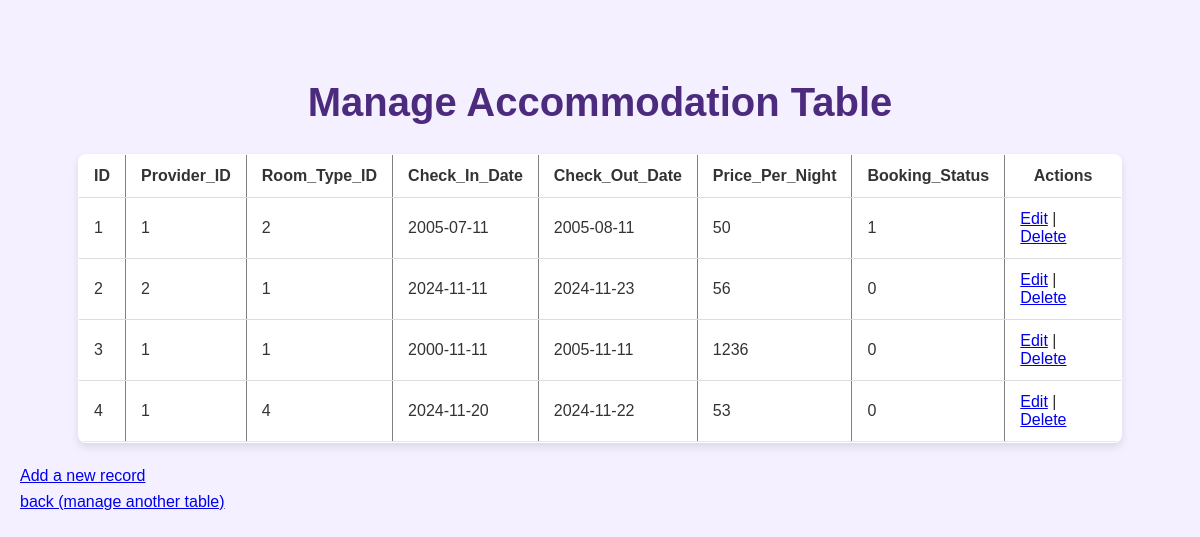
The app's page /site/admin/manage.php?table=Accommodation (signed in) with its own data.
### tables this page shows
CREATE TABLE `Accommodation` (
  `ID` int(11) NOT NULL,
  `Provider_ID` int(11) NOT NULL,
  `Room_Type_ID` int(11) NOT NULL,
  `Check_In_Date` date NOT NULL,
  `Check_Out_Date` date NOT NULL,
  `Price_Per_Night` decimal(10,0) NOT NULL,
  `Booking_Status` tinyint(4) NOT NULL COMMENT '0: free, 1: booked'
);

### site/admin/functions.php (the view, shortened to what this page needs)
<?php
$pdo=get_dbhandle();
function DisplayTableData($table) {
    global $pdo;
    $stmt = $pdo->query("SELECT * FROM $table");
    $rows = $stmt->fetchAll(PDO::FETCH_ASSOC);
    echo "<table border='1'>";
    echo "<tr>";
    foreach (array_keys($rows[0]) as $colName) {
        echo "<th>$colName</th>";
    }
    echo "<th>Actions</th>";
    echo "</tr>";
    foreach ($rows as $row) {
        echo "<tr>";
        foreach ($row as $value) {
            echo "<td>$value</td>";
        }
        echo "<td><a href='?table=$table&action=edit&id=" . $row['ID'] . "'>Edit</a> | <a href='?table=$table&action=delete&id=" . $row['ID'] . "'>Delete</a></td>";
        echo "</tr>";
    }
    echo "</table>";
}
?>

### site/admin/manage.php (shortened to what this page needs)
<?php
include("functions.php");
$table = $_GET['table'] ?? null;
echo "<h1>Manage $table Table</h1>";
$tableDisplayed = false;
if ($_SERVER['REQUEST_METHOD'] == 'POST') {
    $table = $_POST['table'];
    $action = $_POST['action'];
    $id = $_POST['id'] ?? null;
    $data = array_filter($_POST, fn($key) => !in_array($key, ['table', 'action', 'id']), ARRAY_FILTER_USE_KEY);
    if ($action == 'insert') {
        InsertData($table, $data);
    } elseif ($action == 'update' && $id) {
        UpdateData($table, $data, $id);
    } elseif ($action == 'delete' && $id) {
        DeleteData($table, $id);
    }
    header("Location: ?table=$table");
    exit;
} elseif ($_SERVER['REQUEST_METHOD'] == 'GET') {
    $table = $_GET['table'] ?? null;
}
if (!$tableDisplayed) {
    DisplayTableData($table);
    echo "<a href='?table=$table&action=insert'>Add a new record</a>";
}
?>
<!DOCTYPE html>
<html lang="en">
<head>
    <link href ="../css/style_admin.css" rel="stylesheet">
</head>
<br>
<body><a href="admin.php">back (manage another table)</a></body>
</html>

### site/css/style_admin.css (style rules this page uses)
* { margin: 0; padding: 0; box-sizing: border-box; }
body { font-family: Arial, sans-serif; background-color: #f4f0ff; color: #333; padding: 20px; line-height: 1.6; }
h1 { text-align: center; font-size: 2.5em; color: #4c2b7f; margin-bottom: 20px; }
table { border-collapse: collapse; margin: 20px auto; width: 90%; background-color: white; box-shadow: 0px 4px 8px rgba(0, 0, 0, 0.1); border-radius: 8px; overflow: hidden; }
th, td { padding: 12px 15px; border-bottom: 1px solid #ddd; }
tbody tr:last-child { border-bottom: 2px solid #acfffc; }
body { font-family: Arial, sans-serif; background-color: #f4f0ff; color: #333; padding: 20px; line-height: 1.6; padding-top: 70px; }

### records on screen
accommodation: value "1", Room_Type_ID "2", Check_In_Date "2005-07-11", Check_Out_Date "2005-08-11", Price_Per_Night "50"
accommodation: value "2", Room_Type_ID "1", Check_In_Date "2024-11-11", Check_Out_Date "2024-11-23", Price_Per_Night "56", Booking_Status "0"
accommodation: ID "3", value "1", Check_In_Date "2000-11-11", Check_Out_Date "2005-11-11", Price_Per_Night "1236", Booking_Status "0"
accommodation: value "4", Provider_ID "1", Check_In_Date "2024-11-20", Check_Out_Date "2024-11-22", Price_Per_Night "53", Booking_Status "0"

### other values on screen
$table "Accommodation"
$colName "ID"
$colName "Provider_ID"
$colName "Room_Type_ID"
$colName "Check_In_Date"
$colName "Check_Out_Date"
$colName "Price_Per_Night"
$colName "Booking_Status"
